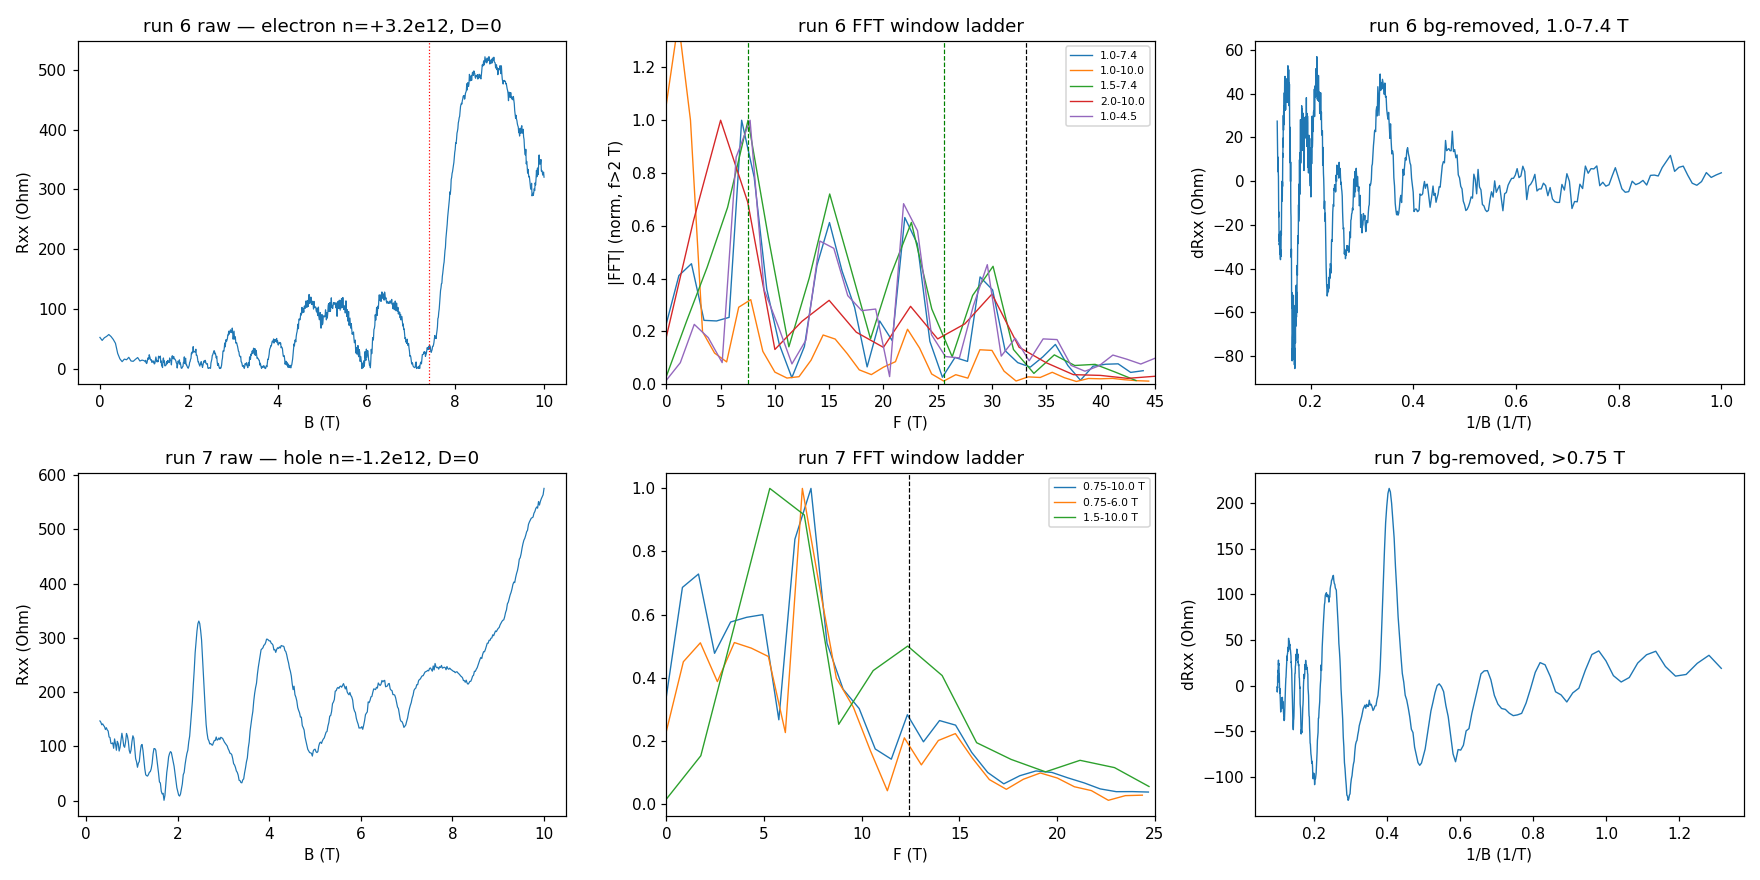

This chart was generated by the following Python code:
"""Refined spot-check read. Run 6's 0.5-10 T window is polluted by the huge
high-field structure (R 0 -> 520 Ohm above 7.5 T) that a degree-5 poly cannot
absorb; and below ~0.85 T the 50 mT grid aliases the fast tones
(d(1/B) = dB/B^2 = 0.05/0.72 = 0.069 > 1/(2*22 T)). Re-read on well-sampled,
background-tractable windows, and screen 3x-harmonic vs real heavy tone."""
import numpy as np, matplotlib
matplotlib.use("Agg")
import matplotlib.pyplot as plt
from hera.analysis import open_run, sdh_onset, sdh_fft, luttinger_frequency, SdhOnsetError

I_BIAS = 1.0 / 100e6
SENS = 50e-6

def load(fid):
    r = open_run(f"data/{fid}")
    return r, r.col("magnet_field"), np.abs(r.col("sr1_X") / I_BIAS)

def peaks(f, s, fmin=2.0, fmax=None, k=6):
    sel = (f > fmin) & (f < (fmax if fmax else f.max()))
    fs, ss = f[sel], s[sel]
    idx = [i for i in range(1, len(ss) - 1) if ss[i] > ss[i-1] and ss[i] > ss[i+1]]
    idx.sort(key=lambda i: -ss[i])
    return [(fs[i], ss[i] / ss[idx[0]]) for i in idx[:k]]

# ---------- run 6, electron, windows ----------
r6, B6, R6 = load(6)
FL6 = float(luttinger_frequency(3.20e12 * 1e4))
print(f"run 6: F_L(nominal n=3.2e12) = {FL6:.2f} T")
print("  d(1/B) per step:  0.05 T grid at B=1.0 -> %.4f;  0.01 T grid at B=2 -> %.4f, at B=10 -> %.5f"
      % (0.05 / 1.0**2, 0.01 / 2**2, 0.01 / 10**2))
print("  Nyquist needs d(1/B) <= 1/(2*F). F=22 T -> %.4f; F=30 T -> %.4f" % (1/44, 1/60))
print("  => the 50 mT leg (B<1 T) aliases everything above ~7 T; use B >= 1.0 T.\n")

WINDOWS = [(1.0, 7.4, "1.0-7.4 T (below the light-pocket QL feature)"),
           (1.0, 10.0, "1.0-10.0 T (full well-sampled record)"),
           (1.5, 7.4, "1.5-7.4 T"),
           (2.0, 10.0, "2.0-10.0 T (high-B half)"),
           (1.0, 4.5, "1.0-4.5 T (low-B half)")]
fig, axes = plt.subplots(2, 3, figsize=(16, 8))
ax = axes[0, 0]
ax.plot(B6, R6, lw=0.8); ax.set_xlabel("B (T)"); ax.set_ylabel("Rxx (Ohm)")
ax.set_title("run 6 raw — electron n=+3.2e12, D=0")
ax.axvline(7.4, color="r", ls=":", lw=0.8)

ax = axes[0, 1]
for b_lo, b_hi, lab in WINDOWS:
    f, spec = sdh_fft(R6[:, None], B6, b_range=(b_lo, b_hi), bg_degree=5, log=False, nfft=4096)
    s = spec[0]
    sel = f < 45
    ax.plot(f[sel], s[sel] / s[(f > 2) & (f < 45)].max(), lw=0.9, label=lab.split(" ")[0])
    dF = 1.0 / (1.0 / b_lo - 1.0 / b_hi)
    print(f"  window {lab}: dF = {dF:.2f} T")
    for pf, pa in peaks(f, s, 2.0, 45):
        print(f"      f = {pf:7.2f} T  amp {pa:.3f}   f/F_L = {pf/FL6:.3f}")
    print()
for x, c, l in [(FL6, "k", "F_L"), (0.773 * FL6, "g", None), (0.227 * FL6, "g", None)]:
    ax.axvline(x, color=c, ls="--", lw=0.8)
ax.set_xlim(0, 45); ax.set_ylim(0, 1.3); ax.legend(fontsize=7)
ax.set_xlabel("F (T)"); ax.set_ylabel("|FFT| (norm, f>2 T)"); ax.set_title("run 6 FFT window ladder")

# harmonic screen: is 22.06 exactly 3x 7.35?
f, spec = sdh_fft(R6[:, None], B6, b_range=(1.0, 7.4), bg_degree=5, log=False, nfft=8192)
s = spec[0]
pk = peaks(f, s, 2.0, 45, k=8)
print("run 6 (1.0-7.4 T, nfft 8192) peak table:")
f1 = pk[0][0]
for pf, pa in sorted(pk):
    print(f"   f = {pf:7.3f} T  amp {pa:.3f}  f/f1 = {pf/f1:6.3f}  f/F_L = {pf/FL6:.3f}")

ax = axes[0, 2]
m = (B6 >= 1.0) & (B6 <= 7.4)
p = np.polyfit(B6[m], R6[m], 5)
ax.plot(1 / B6[m], R6[m] - np.polyval(p, B6[m]), lw=0.9)
ax.set_xlabel("1/B (1/T)"); ax.set_ylabel("dRxx (Ohm)"); ax.set_title("run 6 bg-removed, 1.0-7.4 T")

# ---------- run 7, hole ----------
r7, B7, R7 = load(7)
FL7 = float(luttinger_frequency(1.20e12 * 1e4))
print(f"\nrun 7: F_L(nominal n=-1.2e12) = {FL7:.2f} T; grid 20 mT uniform, "
      f"d(1/B) at B=0.7 = {0.02/0.49:.4f} (Nyquist for 12.4 T needs <= {1/24.8:.4f})")
axes[1, 0].plot(B7, R7, lw=0.8); axes[1, 0].set_xlabel("B (T)"); axes[1, 0].set_ylabel("Rxx (Ohm)")
axes[1, 0].set_title("run 7 raw — hole n=-1.2e12, D=0")
ax = axes[1, 1]
for b_lo, b_hi in [(0.75, 10.0), (0.75, 6.0), (1.5, 10.0)]:
    f, spec = sdh_fft(R7[:, None], B7, b_range=(b_lo, b_hi), bg_degree=5, log=False, nfft=4096)
    s = spec[0]
    sel = f < 25
    ax.plot(f[sel], s[sel] / s[(f > 1.5) & (f < 25)].max(), lw=0.9, label=f"{b_lo}-{b_hi} T")
    print(f"  window {b_lo}-{b_hi} T: dF = {1/(1/b_lo-1/b_hi):.2f} T")
    for pf, pa in peaks(f, s, 1.5, 25):
        print(f"      f = {pf:7.2f} T  amp {pa:.3f}   f/F_L = {pf/FL7:.3f}")
    print()
ax.axvline(FL7, color="k", ls="--", lw=0.8)
ax.set_xlim(0, 25); ax.legend(fontsize=7); ax.set_xlabel("F (T)"); ax.set_title("run 7 FFT window ladder")

ax = axes[1, 2]
m = (B7 >= 0.75)
p = np.polyfit(B7[m], R7[m], 5)
ax.plot(1 / B7[m], R7[m] - np.polyval(p, B7[m]), lw=0.9)
ax.set_xlabel("1/B (1/T)"); ax.set_ylabel("dRxx (Ohm)"); ax.set_title("run 7 bg-removed, >0.75 T")

# ---------- onset on the well-sampled leg only ----------
print("\n--- sdh_onset restricted to the 10 mT leg (run 6) ---")
try:
    on = sdh_onset(R6, B6, b_lo=1.0, r_full_scale=SENS / I_BIAS)
    print(on.summary())
except SdhOnsetError as e:
    print("SdhOnsetError:", e)
print("\n--- sdh_onset run 6, full record incl. 50 mT leg, b_lo=0.35 ---")
try:
    on2 = sdh_onset(R6, B6, b_lo=0.35, b_hi=7.4, r_full_scale=SENS / I_BIAS)
    print(on2.summary())
except SdhOnsetError as e:
    print("SdhOnsetError:", e)

plt.tight_layout(); plt.savefig("hera_scratch/spot_fft2.png", dpi=110)
print("\nwrote hera_scratch/spot_fft2.png")
